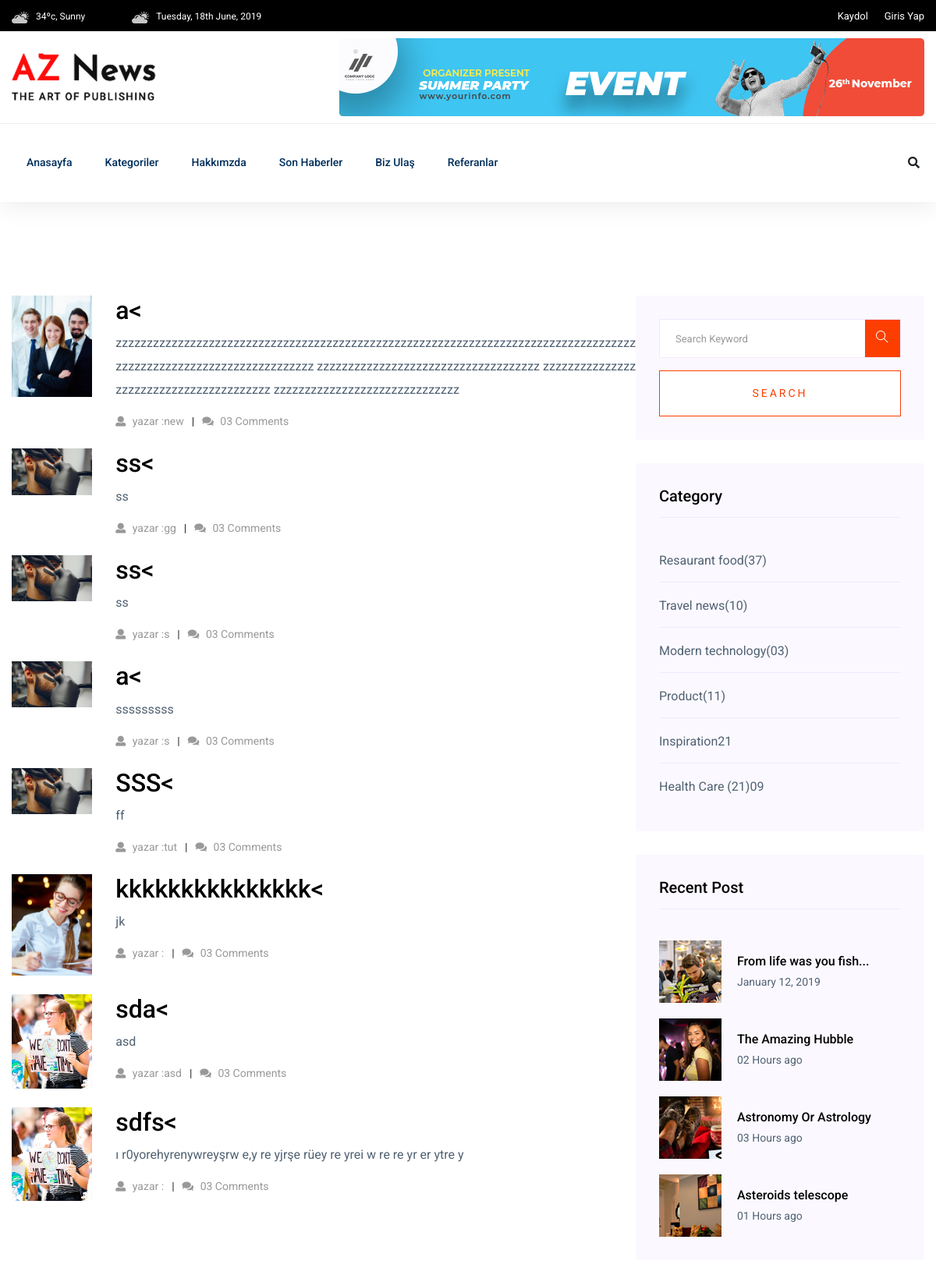
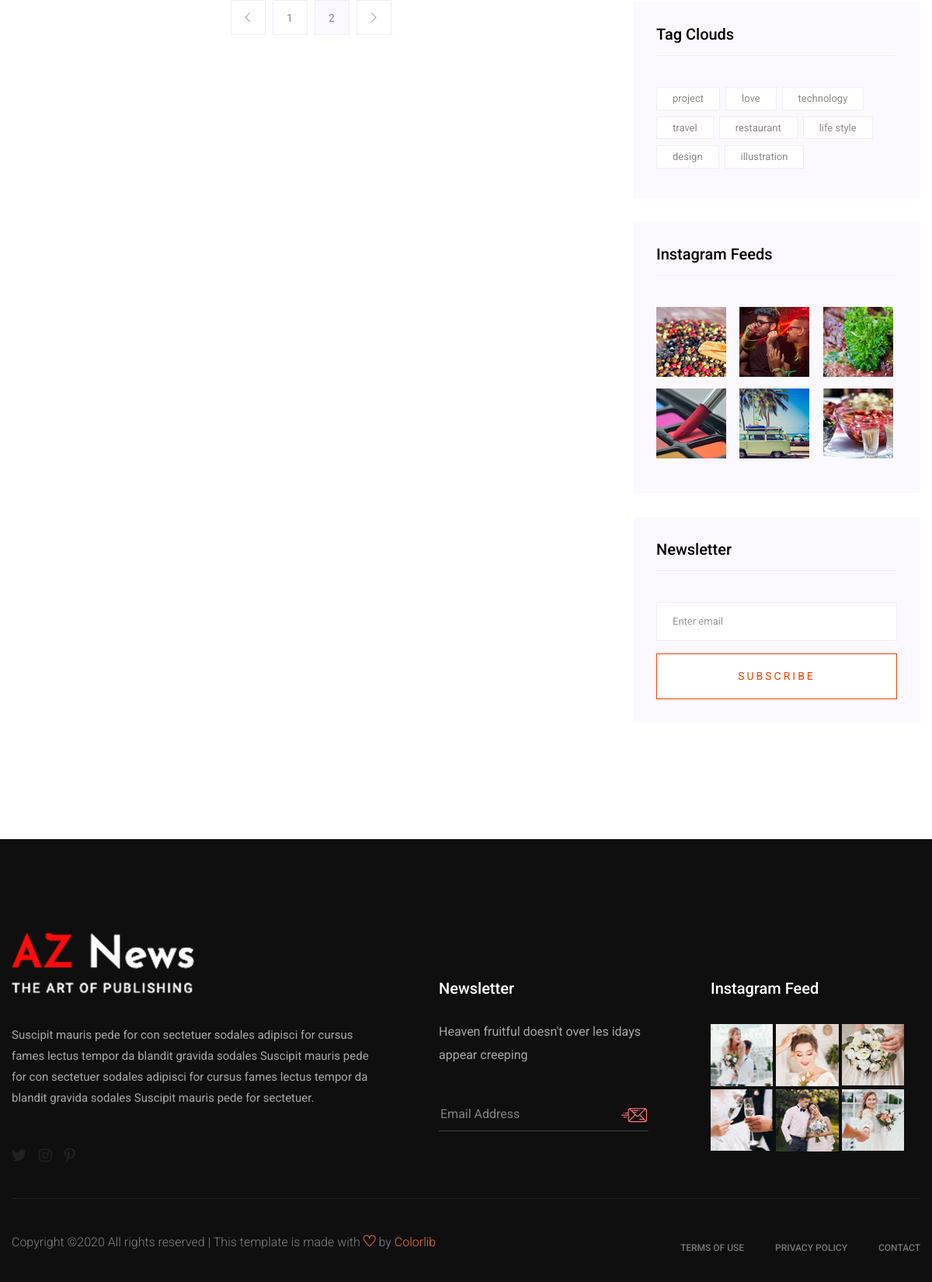
The page /category/ on the database its author committed (2 pictures, top to bottom).
### Events/models.py (models this page shows, shortened)
class News(models.Model):
    Status = (
        ('True', 'Evet'),
        ('False', 'Hayır'),
    )
    category = models.ForeignKey(Category, on_delete=models.CASCADE)
    title = models.CharField(max_length=110, blank=True, )
    keywords = models.CharField(max_length=255, blank=True)
    description = models.CharField(max_length=255, blank=True)
    image = models.ImageField(blank=True, upload_to='image/', null=True)
    detail = models.TextField()
    author = models.CharField(max_length=255, blank=True)
    status = models.CharField(max_length=30, choices=Status)
    tags = models.CharField(max_length=255, blank=True)
    read_time = models.IntegerField(default=0, blank=True)
    likes = models.PositiveIntegerField(default=0)
    slug = models.SlugField(null=False,unique=True)
    create_at = models.DateTimeField(auto_now_add=True)
    update_at = models.DateTimeField(auto_now=True)
    def image_tag(self):
        return mark_safe('<img src="{}" height="50"/>'.format(self.image.url))
    image_tag.short_description = 'Image'

### home/views.py (the view)
# urls.py: path('category/', views.all_cat, name='categorys'),
def all_cat(request, ):
    news = News.objects.all()
    items = Category.objects.all()
    context = {'news': news,
               'items': items,
               }
    return render(request, "categori.html", context)

### home/templates/categori.html (shortened to what this page needs)
{% extends 'mainbase.html' %}
{% load static %}
{% block header %}{% include "header.html" %}{% endblock %}
{% block content %}
    <section class="blog_area section-padding">
        <div class="container">
            <div class="row">
                <div class="col-lg-8 mb-5 mb-lg-0">
                    <div class="blog_left_sidebar">
                          {% for rs in news %}
                            <div class="row">
                                <div class="col-md-2">
                                    <a href="/detail/{{ rs.slug }}/{{ rs.id }}"class="blog_item_date">
                                   <img class="img-fluid"  src="{{ rs.image.url }}"  alt=""></a>
                                </div>
                                <div class="col-md-10 mt-sm-10">
                                    <a class="d-inline-block" href="/detail/{{ rs.slug }}/{{ rs.id }}">
                                        <h2>{{ rs.description }}<</h2>
                                    <p>
                                        {{ rs.detail }}
                                      </p>
                                           </a>
                                    <ul class="blog-info-link">
                                        <li><a href="#"><i class="fa fa-user"></i> yazar :{{ rs.tags }}</a></li>
                                        <li><a href="#"><i class="fa fa-comments"></i> 03 Comments</a></li>
                                    </ul>
                                </div>
                            </div> <br>
                        {% endfor %}
                        <nav class="blog-pagination justify-content-center d-flex">
                            <ul class="pagination">
                                <li class="page-item">
                                    <a href="#" class="page-link" aria-label="Previous">
                                        <i class="ti-angle-left"></i>
                                    </a>
                                </li>
                                <li class="page-item">
                                    <a href="#" class="page-link">1</a>
                                </li>
                                <li class="page-item active">
                                    <a href="#" class="page-link">2</a>
                                </li>
                                <li class="page-item">
                                    <a href="#" class="page-link" aria-label="Next">
                                        <i class="ti-angle-right"></i>
                                    </a>
                                </li>
                            </ul>
                        </nav>
                    </div>
                </div>
                <div class="col-lg-4">
                    <div class="blog_right_sidebar">
                        <aside class="single_sidebar_widget search_widget">
                            <form action="/search/" method="post">
                                <div class="form-group">
                                    <div class="input-group mb-3">
                                        <input type="text" class="form-control" placeholder='Search Keyword'
                                               name="query"
                                               onfocus="this.placeholder = ''"
                                               onblur="this.placeholder = 'Search Keyword'">
                                        <div class="input-group-append">
                                            <button class="btns" type="button"><i class="ti-search"></i></button>
                                        </div>
                                    </div>
                                </div>
                                <button class="button rounded-0 primary-bg text-white w-100 btn_1 boxed-btn"
                                        type="submit">Search
                                </button>
                            </form>
                        </aside>
                        <aside class="single_sidebar_widget post_category_widget">
                            <h4 class="widget_title">Category</h4>
                            <ul class="list cat-list">
                                <li>
                                    <a href="#" class="d-flex">
                                        <p>Resaurant food</p>
                                        <p>(37)</p>
                                    </a>
                                </li>
                                <li>
                                    <a href="#" class="d-flex">
                                        <p>Travel news</p>
                                        <p>(10)</p>
                                    </a>
                                </li>
                                <li>
                                    <a href="#" class="d-flex">
                                        <p>Modern technology</p>
                                        <p>(03)</p>
                                    </a>
                                </li>
                                <li>
                                    <a href="#" class="d-flex">
                                        <p>Product</p>
                                        <p>(11)</p>
                                    </a>
                                </li>
                                <li>
                                    <a href="#" class="d-flex">
                                        <p>Inspiration</p>
                                        <p>21</p>
                                    </a>
                                </li>
                                <li>
                                    <a href="#" class="d-flex">
                                        <p>Health Care (21)</p>
                                        <p>09</p>
                                    </a>
                                </li>
                            </ul>
                        </aside>
                        <aside class="single_sidebar_widget popular_post_widget">
                            <h3 class="widget_title">Recent Post</h3>
                            <div class="media post_item">
                                <img src="assets/img/post/post_1.png" alt="post">
                                <div class="media-body">
                                    <a href="single-blog.html">
                                        <h3>From life was you fish...</h3>
                                    </a>
                                    <p>January 12, 2019</p>
                                </div>
                            </div>
                            <div class="media post_item">
                                <img src="assets/img/post/post_2.png" alt="post">
                                <div class="media-body">
                                    <a href="single-blog.html">
                                        <h3>The Amazing Hubble</h3>
                                    </a>
                                    <p>02 Hours ago</p>
                                </div>
                            </div>
                            <div class="media post_item">
                                <img src="assets/img/post/post_3.png" alt="post">
                                <div class="media-body">
                                    <a href="single-blog.html">
                                        <h3>Astronomy Or Astrology</h3>
                                    </a>
                                    <p>03 Hours ago</p>
                                </div>
                            </div>
                            <div class="media post_item">
                                <img src="assets/img/post/post_4.png" alt="post">
                                <div class="media-body">
                                    <a href="single-blog.html">
                                        <h3>Asteroids telescope</h3>
                                    </a>
                                    <p>01 Hours ago</p>
                                </div>
                            </div>
                        </aside>
                        <aside class="single_sidebar_widget tag_cloud_widget">
                            <h4 class="widget_title">Tag Clouds</h4>
                            <ul class="list">
                                <li>
                                    <a href="#">project</a>
                                </li>
                                <li>
                                    <a href="#">love</a>
                                </li>
                                <li>
                                    <a href="#">technology</a>
                                </li>
                                <li>
                                    <a href="#">travel</a>
                                </li>
                                <li>
                                    <a href="#">restaurant</a>
                                </li>
                                <li>
                                    <a href="#">life style</a>
                                </li>
                                <li>
                                    <a href="#">design</a>
                                </li>
                                <li>
                                    <a href="#">illustration</a>
                                </li>
                            </ul>
                        </aside>
                        <aside class="single_sidebar_widget instagram_feeds">
                            <h4 class="widget_title">Instagram Feeds</h4>
                            <ul class="instagram_row flex-wrap">
                                <li>
                                    <a href="#">
                                        <img class="img-fluid" src="assets/img/post/post_5.png" alt="">
                                    </a>
                                </li>
                                <li>
                                    <a href="#">
                                        <img class="img-fluid" src="assets/img/post/post_6.png" alt="">
                                    </a>
                                </li>
                                <li>
                                    <a href="#">
                                        <img class="img-fluid" src="assets/img/post/post_7.png" alt="">
                                    </a>
                                </li>
                                <li>
                                    <a href="#">
                                        <img class="img-fluid" src="assets/img/post/post_8.png" alt="">
                                    </a>
                                </li>
                                <li>
                                    <a href="#">
                                        <img class="img-fluid" src="assets/img/post/post_9.png" alt="">
                                    </a>
                                </li>
                                <li>
                                    <a href="#">
                                        <img class="img-fluid" src="assets/img/post/post_10.png" alt="">
                                    </a>
                                </li>
                            </ul>
                        </aside>
                        <aside class="single_sidebar_widget newsletter_widget">
                            <h4 class="widget_title">Newsletter</h4>
                            <form action="#">
                                <div class="form-group">
                                    <input type="email" class="form-control" onfocus="this.placeholder = ''"
                                           onblur="this.placeholder = 'Enter email'" placeholder='Enter email' required>
                                </div>
                                <button class="button rounded-0 primary-bg text-white w-100 btn_1 boxed-btn"
                                        type="submit">Subscribe
                                </button>
                            </form>
                        </aside>
                    </div>
                </div>
            </div>
        </div>
    </section>
{% endblock %}
{% block footer %}{% include "footer.html" %}{% endblock %}

### rows shown on the page
News: image (picture), description "a", detail "zzzzzzzzzzzzzzzzzzzzzzzzzzzzzzzzzzzzzzzzzzzzzzzzzzzzzzzzzzzzzzzzzzzzzzzzzzzzzzzzzzzzzzzzzzzzzzzzzzzzzzzzzzzzzzzzzzzzzzzzzzz zzzzzzzzzzzzzzzzzzzzzzzzzzzzzzzz zzzzzzzzzzzzzzzzzzzzzzzzzzzzzzzzzzzz zzzzzzzzzzzzzzzzzzzzzzzzzzzzzzzzzzzzzzzzz zzzzzzzzzzzzzzzzzzzzzzzzz zzzzzzzzzzzzzzzzzzzzzzzzzzzzzz", tags "new"
News: image (picture), description "ss", detail "ss", tags "gg"
News: image (picture), description "ss", detail "ss", tags "s"
News: image (picture), description "a", detail "sssssssss", tags "s"
News: image (picture), description "SSS", detail "ff", tags "tut"
News: image (picture), description "kkkkkkkkkkkkkkk", detail "jk"
News: image (picture), description "sda", detail "asd", tags "asd"
News: image (picture), description "sdfs", detail "ı r0yorehyrenywreyşrw e,y re yjrşe rüey re yrei w re re yr er ytre y"
